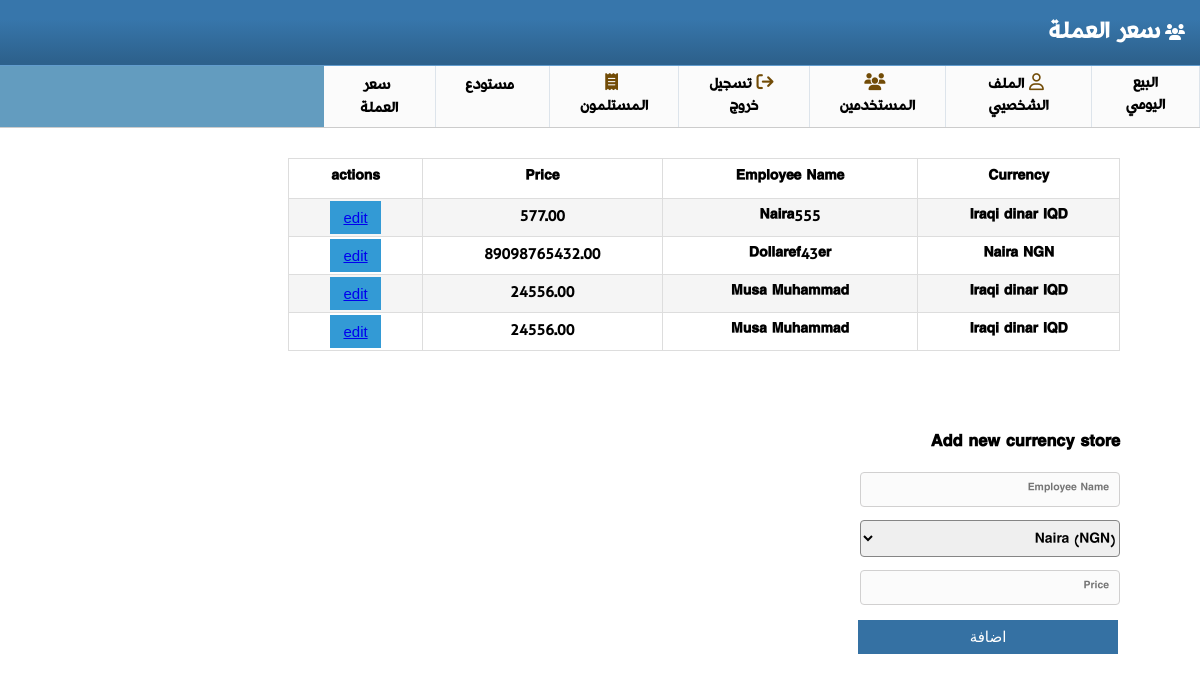
Page /currencies/warehouse/ (signed in) on the committed database.
### currencies/models.py (models this page shows, shortened)
class Store(models.Model):
    name = models.CharField(max_length=100)
    currency = models.ForeignKey(Currency, default=None, on_delete=models.SET_DEFAULT)
    price = models.DecimalField(max_digits=70, decimal_places=2)

class Currency(models.Model):
    sell_price = models.DecimalField(max_digits=70, decimal_places=2)
    buy_price = models.DecimalField(max_digits=70, decimal_places=2)
    name = models.CharField(max_length=100)
    symbol = models.CharField(max_length=12)

### currencies/views.py (the view)
# urls.py: path('warehouse/', warehouse),
def warehouse(request):
    currencies = Currency.objects.all()
    stores=Store.objects.all()
    return render(request, 'currencies/warehouse.html',  {'currencies': currencies, 'stores':stores})

### templates/currencies/warehouse.html (shortened to what this page needs)
{% extends "base.html" %}
{% load static %}
{% block header %}
سعر العملة{% endblock header %}
{% block content %}
        <div class="container">
           <table>
                    <tr>
                        <th>Currency</th>
                        <th>Employee Name</th>
                        <th>Price</th>
                        <th>actions</th>
                    </tr>
                    {% for s in stores  %}
                    <tr>
                        <td>{{s.currency.name}} {{s.currency.symbol}}</td>
                        <td>{{s.name}}</td>
                        <td>{{s.price}}</td>
                        {% if request.user.is_admin  %}
                        <td>
                            <button class="edit">
                            <a href="/currencies/store/edit/{{s.id}}/">
                                edit
                            </a>
                            </button>
                        </td>
                        {% endif  %}
                    </tr>
                    {% endfor  %}
           </table>
        </div>
          <div class="container">
                <div class="addnew-user customer-details">
                         {% if request.user.is_admin  %}
                         <h3>Add  new currency store</h3>
                        <form action="/currencies/store/add/" method="POST">
                            <div class="form-control">
                                <input type="text" placeholder="Employee Name" name="name" />
                            </div>
                            <div class="form-control">
                            <select name="currency" id="" style="width: 25%;">
                                {% for c in currencies  %}
                                    <option value="{{c.id}}">{{c.name}} ({{c.symbol}})</option>
                                {% endfor  %}
                            </select>
                        </div>
                            <div class="form-control">
                                <input type="number" placeholder="Price" name="price" />
                            </div>
                            <button>اضافة</button>
                        </form>
                        {% endif  %}
                </div>
            </div>
{% endblock content %}

### static/styles.css (style rules this page uses)
* { margin: 0; padding: 0; box-sizing: border-box; direction: rtl; }
body { font-family: "rudawregular2"; }
.container { padding: 30px 80px; display: flex; width: 100%; justify-content: space-between; }
.form-control { margin: 5px 0; }
.box1 input, select { width: 100%; font-family: inherit; height: 37px; max-width: 100%; font-size: 16px; width: 100%; padding: 8px 0 8px; outline: none; border: 1px solid rgb(133, 133, 133); border-radius: 4px; font-weight: 500; }
select { padding-left: 10px; }
.customer-details { width: 100%; margin-top: 20px; }
.customer-details .form-control { margin: 13px 0; }
.customer-details input { width: 50%; font-family: inherit; height: 35px; max-width: 100%; font-size: 18px; background-color: #FBFBFB; font-weight: 500; padding: 8px 0 8px; padding-left: 10px; outline: none; border: 1px solid #d1d0d0; border-radius: 4px; padding-right: 20px; }
table { border-collapse: collapse; width: 80%; font-weight: 600; }
td, th { border: 1px solid #dddddd; text-align: center; }
tr:nth-child(even) { background-color: #f5f5f5; }
.profits td, th { padding: 8px; }
button { width: 38%; color: #fff; padding: 8px; border: none; font-size: 15px; margin: 2px; }
.edit { background-color: #339ad5; }
.addnew-user input { width: 25%; font-family: inherit; height: 35px; max-width: 100%; font-size: 12px; background-color: #FBFBFB; font-weight: 500; padding: 8px 0 8px; padding-right: 10px; outline: none; border: 1px solid #d1d0d0; border-radius: 4px; }
.addnew-user button { width: 25%; background-color: #3571a3; outline: none; border: none; }

### rows in the picture
Store: currency.name "Iraqi dinar", currency.symbol "IQD", name "Naira555", price "577.00"
Store: currency.name "Naira", currency.symbol "NGN", name "Dollaref43er", price "89098765432.00"
Store: currency.name "Iraqi dinar", currency.symbol "IQD", name "Musa Muhammad", price "24556.00"
Store: currency.name "Iraqi dinar", currency.symbol "IQD", name "Musa Muhammad", price "24556.00"

### other values in the picture
form field currency "Naira (NGN)"
